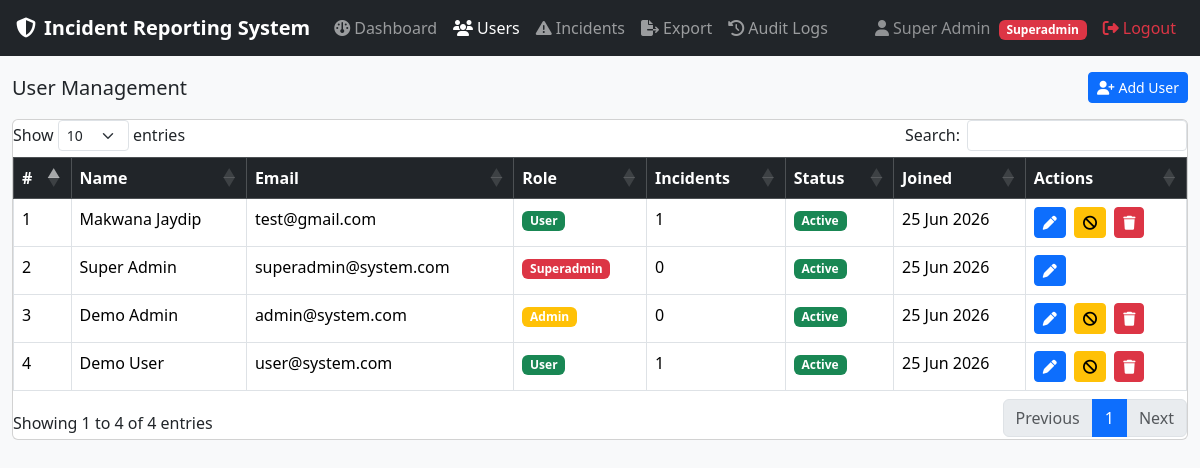
/superadmin/users.php (signed in), run on the app's committed database.
### tables this page shows
CREATE TABLE `users` (
  `id` int(10) UNSIGNED NOT NULL,
  `name` varchar(100) NOT NULL,
  `email` varchar(150) NOT NULL,
  `password` varchar(255) NOT NULL,
  `role` enum('user','admin','superadmin') NOT NULL DEFAULT 'user',
  `is_blocked` tinyint(1) NOT NULL DEFAULT 0,
  `created_at` datetime NOT NULL DEFAULT current_timestamp(),
  `updated_at` datetime NOT NULL DEFAULT current_timestamp() ON UPDATE current_timestamp()
);

### middleware/auth.php (called while the page is built, shortened)
<?php
function authId()   { return (int)($_SESSION['user_id'] ?? 0); }

### superadmin/users.php (the view, shortened to what this page needs)
<?php
require_once __DIR__ . '/../middleware/auth.php';
$db        = getDB();
$users = mysqli_query($db, "
    SELECT u.*,
           COUNT(i.id) as total_incidents
    FROM users u
    LEFT JOIN incidents i ON i.user_id = u.id
    GROUP BY u.id
    ORDER BY u.created_at DESC
");
require_once __DIR__ . '/../includes/header.php';
require_once __DIR__ . '/../includes/sidebar.php';
?>
<div class="d-flex justify-content-between align-items-center mb-3">
    <h5 class="mb-0">User Management</h5>
    <button class="btn btn-primary btn-sm" onclick="openAddModal()">
        <i class="fa fa-user-plus me-1"></i>Add User
    </button>
</div>
<div class="card">
    <div class="card-body p-0">
        <table class="table table-bordered table-hover mb-0" id="usersTable">
            <thead class="table-dark">
                <tr>
                    <th>#</th>
                    <th>Name</th>
                    <th>Email</th>
                    <th>Role</th>
                    <th>Incidents</th>
                    <th>Status</th>
                    <th>Joined</th>
                    <th>Actions</th>
                </tr>
            </thead>
            <tbody>
            <?php while ($row = mysqli_fetch_assoc($users)): ?>
            <tr id="userRow_<?= $row['id'] ?>">
                <td><?= $row['id'] ?></td>
                <td><?= htmlspecialchars($row['name']) ?></td>
                <td><?= htmlspecialchars($row['email']) ?></td>
                <td>
                    <?php
                    $rc = $row['role'] === 'superadmin' ? 'danger' : ($row['role'] === 'admin' ? 'warning' : 'success');
                    ?>
                    <span class="badge bg-<?= $rc ?>"><?= ucfirst($row['role']) ?></span>
                </td>
                <td><?= $row['total_incidents'] ?></td>
                <td>
                    <?php if ((int)$row['is_blocked']): ?>
                        <span class="badge bg-danger">Blocked</span>
                    <?php else: ?>
                        <span class="badge bg-success">Active</span>
                    <?php endif; ?>
                </td>
                <td><?= date('d M Y', strtotime($row['created_at'])) ?></td>
                <td>
                    <button class="btn btn-sm btn-primary"
                            onclick="openEditModal(
                                <?= $row['id'] ?>,
                                '<?= addslashes($row['name']) ?>',
                                '<?= addslashes($row['email']) ?>',
                                '<?= $row['role'] ?>'
                            )">
                        <i class="fa fa-pen"></i>
                    </button>
                    <?php if ((int)$row['id'] !== authId()): ?>
                        <?php if ((int)$row['is_blocked']): ?>
                        <button class="btn btn-sm btn-success ms-1"
                                onclick="toggleBlock(<?= $row['id'] ?>, 'unblock')">
                            <i class="fa fa-unlock"></i>
                        </button>
                        <?php else: ?>
                        <button class="btn btn-sm btn-warning ms-1"
                                onclick="toggleBlock(<?= $row['id'] ?>, 'block')">
                            <i class="fa fa-ban"></i>
                        </button>
                        <?php endif; ?>
                        <button class="btn btn-sm btn-danger ms-1"
                                onclick="deleteUser(<?= $row['id'] ?>)">
                            <i class="fa fa-trash"></i>
                        </button>
                    <?php endif; ?>
                </td>
            </tr>
            <?php endwhile; ?>
            </tbody>
        </table>
    </div>
</div>
<?php
require_once __DIR__ . '/../includes/footer.php';
?>

### data on the page
users: id "2", name "Super Admin", email "superadmin@system.com", role "Superadmin", total_incidents "0", is_blocked "Active", created_at "25 Jun 2026"
users: id "3", name "Demo Admin", email "admin@system.com", role "Admin", total_incidents "0", is_blocked "Active", created_at "25 Jun 2026"
users: id "4", name "Demo User", email "user@system.com", role "User", total_incidents "1", is_blocked "Active", created_at "25 Jun 2026"
users: id "1", name "Makwana Jaydip", email "test@gmail.com", role "User", total_incidents "1", is_blocked "Active", created_at "25 Jun 2026"

### other printed values
APP_NAME "Incident Reporting System"
$currentName "Super Admin"
$currentRole "Superadmin"
